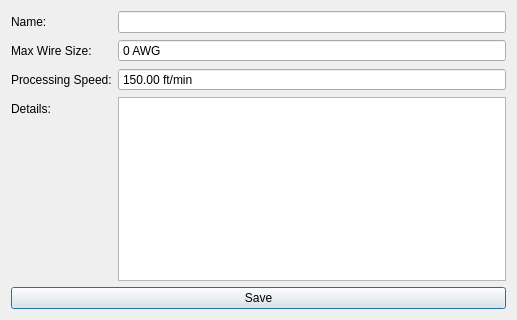
<?xml version="1.0" encoding="UTF-8"?>
<ui version="4.0">
 <class>wire_cutter_dialog</class>
 <widget class="QDialog" name="wire_cutter_dialog">
  <property name="geometry">
   <rect>
    <x>0</x>
    <y>0</y>
    <width>517</width>
    <height>320</height>
   </rect>
  </property>
  <property name="minimumSize">
   <size>
    <width>517</width>
    <height>320</height>
   </size>
  </property>
  <property name="maximumSize">
   <size>
    <width>517</width>
    <height>320</height>
   </size>
  </property>
  <property name="windowTitle">
   <string>Wire Cutter</string>
  </property>
  <layout class="QVBoxLayout" name="verticalLayout">
   <item>
    <layout class="QFormLayout" name="formLayout">
     <item row="0" column="0">
      <widget class="QLabel" name="label">
       <property name="text">
        <string>Name:</string>
       </property>
      </widget>
     </item>
     <item row="0" column="1">
      <widget class="QLineEdit" name="name_line_edit"/>
     </item>
     <item row="1" column="0">
      <widget class="QLabel" name="label_3">
       <property name="text">
        <string>Max Wire Size:</string>
       </property>
      </widget>
     </item>
     <item row="1" column="1">
      <widget class="QSpinBox" name="max_wire_size_spin_box">
       <property name="buttonSymbols">
        <enum>QAbstractSpinBox::NoButtons</enum>
       </property>
       <property name="suffix">
        <string> AWG</string>
       </property>
       <property name="maximum">
        <number>10000</number>
       </property>
      </widget>
     </item>
     <item row="2" column="0">
      <widget class="QLabel" name="label_4">
       <property name="text">
        <string>Processing Speed:</string>
       </property>
      </widget>
     </item>
     <item row="2" column="1">
      <widget class="QDoubleSpinBox" name="processing_speed_double_spin_box">
       <property name="buttonSymbols">
        <enum>QAbstractSpinBox::NoButtons</enum>
       </property>
       <property name="suffix">
        <string> ft/min</string>
       </property>
       <property name="maximum">
        <double>10000.000000000000000</double>
       </property>
       <property name="singleStep">
        <double>0.500000000000000</double>
       </property>
       <property name="value">
        <double>150.000000000000000</double>
       </property>
      </widget>
     </item>
     <item row="3" column="0">
      <widget class="QLabel" name="label_2">
       <property name="text">
        <string>Details:</string>
       </property>
      </widget>
     </item>
     <item row="3" column="1">
      <widget class="QTextEdit" name="details_text_edit"/>
     </item>
    </layout>
   </item>
   <item>
    <widget class="QPushButton" name="save_push_button">
     <property name="text">
      <string>Save</string>
     </property>
    </widget>
   </item>
  </layout>
 </widget>
 <resources/>
 <connections/>
</ui>
